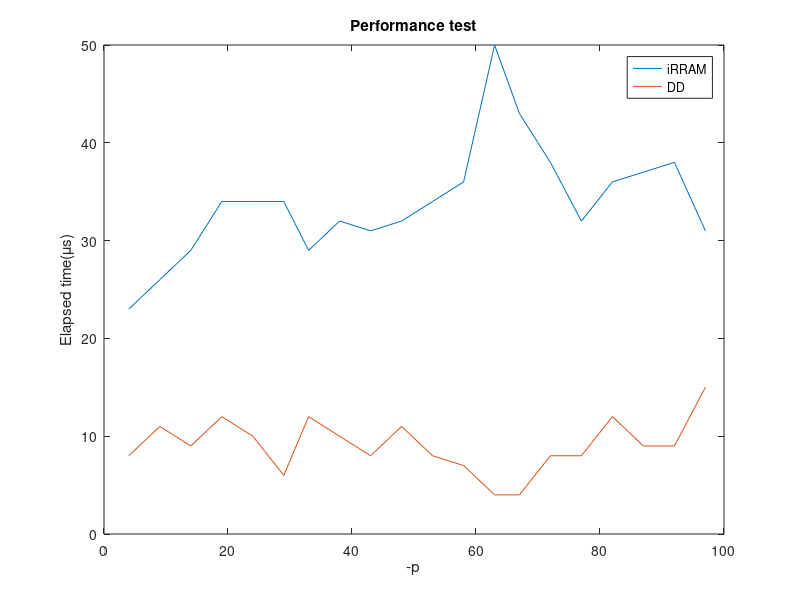

This figure's MATLAB source:
data = [
4 23 8
9 26 11
14 29 9
19 34 12
24 34 10
29 34 6
33 29 12
38 32 10
43 31 8
48 32 11
53 34 8
58 36 7
63 50 4
67 43 4
72 38 8
77 32 8
82 36 12
87 37 9
92 38 9
97 31 15
];

% values
plot(data(:,1), data(:,2))
hold on
plot(data(:,1), data(:,3))
hold off
title('Performance test')
xlabel('-p')
ylabel('Elapsed time(\mus)')
legend('iRRAM','DD')
